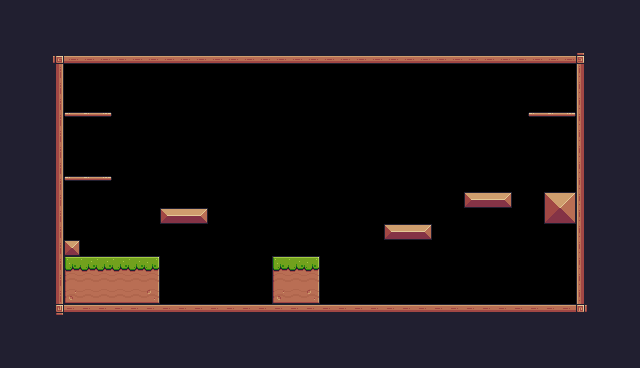

Rendered tile map (Tiled .tmx) drawn with the repository's tilesets; below, a short description and the full map source, tile grids included:
An orthogonal 40x23 tile map with 16x16 px tiles, 1 tile layer (Background) and 15 objects (3x Platform, Player).

<map version="1.10" tiledversion="1.10.2" orientation="orthogonal" renderorder="right-down" width="40" height="23" tilewidth="16" tileheight="16" infinite="0" nextlayerid="4" nextobjectid="17">
 <tileset firstgid="1" source="PixelAdventureOne.tsx" />
 <layer id="1" name="Background" width="40" height="23">
  <data encoding="csv">
24,24,24,24,24,24,24,24,24,24,24,24,24,24,24,24,24,24,24,24,24,24,24,24,24,24,24,24,24,24,24,24,24,24,24,24,24,24,24,24,
24,24,24,24,24,24,24,24,24,24,24,24,24,24,24,24,24,24,24,24,24,24,24,24,24,24,24,24,24,24,24,24,24,24,24,24,24,24,24,24,
24,24,24,24,24,24,24,24,24,24,24,24,24,24,24,24,24,24,24,24,24,24,24,24,24,24,24,24,24,24,24,24,24,24,24,24,24,24,24,24,
24,24,24,92,134,134,134,134,134,134,134,134,134,134,134,134,134,134,134,134,134,134,134,134,134,134,134,134,134,134,134,134,134,134,134,134,93,24,24,24,
24,24,24,113,0,0,0,0,0,0,0,0,0,0,0,0,0,0,0,0,0,0,0,0,0,0,0,0,0,0,0,0,0,0,0,0,111,24,24,24,
24,24,24,113,0,0,0,0,0,0,0,0,0,0,0,0,0,0,0,0,0,0,0,0,0,0,0,0,0,0,0,0,0,0,0,0,111,24,24,24,
24,24,24,113,0,0,0,0,0,0,0,0,0,0,0,0,0,0,0,0,0,0,0,0,0,0,0,0,0,0,0,0,0,0,0,0,111,24,24,24,
24,24,24,113,40,41,42,0,0,0,0,0,0,0,0,0,0,0,0,0,0,0,0,0,0,0,0,0,0,0,0,0,0,40,41,42,111,24,24,24,
24,24,24,113,0,0,0,0,0,0,0,0,0,0,0,0,0,0,0,0,0,0,0,0,0,0,0,0,0,0,0,0,0,0,0,0,111,24,24,24,
24,24,24,113,0,0,0,0,0,0,0,0,0,0,0,0,0,0,0,0,0,0,0,0,0,0,0,0,0,0,0,0,0,0,0,0,111,24,24,24,
24,24,24,113,0,0,0,0,0,0,0,0,0,0,0,0,0,0,0,0,0,0,0,0,0,0,0,0,0,0,0,0,0,0,65,65,111,24,24,24,
24,24,24,113,40,41,42,0,0,0,0,0,0,0,0,0,0,0,0,0,0,0,0,0,0,0,0,0,0,0,0,0,0,0,65,65,111,24,24,24,
24,24,24,113,0,0,0,0,0,0,0,0,0,0,0,0,0,0,0,0,0,0,0,0,0,0,0,0,0,13,14,15,0,0,36,37,111,24,24,24,
24,24,24,113,0,0,0,0,0,0,13,14,15,0,0,0,0,0,0,0,0,0,0,0,0,0,0,0,0,0,0,0,0,0,58,59,111,24,24,24,
24,24,24,113,0,0,0,0,0,0,0,0,0,0,0,0,0,0,0,0,0,0,0,0,13,14,15,0,0,0,0,0,0,0,0,0,111,24,24,24,
24,24,24,113,35,0,0,0,0,0,0,0,0,0,0,0,0,0,0,0,0,0,0,0,0,0,0,0,0,0,0,0,0,0,0,0,111,24,24,24,
24,24,24,113,7,8,8,8,8,9,0,0,0,0,0,0,0,7,8,9,0,0,0,0,0,0,0,0,0,0,0,0,0,0,0,0,111,24,24,24,
24,24,24,113,29,30,30,30,30,31,0,0,0,0,0,0,0,29,30,31,0,0,0,0,0,0,0,0,0,0,0,0,0,0,0,0,111,24,24,24,
24,24,24,113,51,52,52,52,52,53,0,0,0,0,0,0,0,51,52,53,0,0,0,0,0,0,0,0,0,0,0,0,0,0,0,0,111,24,24,24,
24,24,112,114,90,90,90,90,90,90,90,90,90,90,90,90,90,90,90,90,90,90,90,90,90,90,90,90,90,90,90,90,90,90,90,90,115,24,24,24,
24,24,24,24,24,24,24,24,24,24,24,24,24,24,24,24,24,24,24,24,24,24,24,24,24,24,24,24,24,24,24,24,24,24,24,24,24,24,24,24,
24,24,24,24,24,24,24,24,24,24,24,24,24,24,24,24,24,24,24,24,24,24,24,24,24,24,24,24,24,24,24,24,24,24,24,24,24,24,24,24,
24,24,24,24,24,24,24,24,24,24,24,24,24,24,24,24,24,24,24,24,24,24,24,24,24,24,24,24,24,24,24,24,24,24,24,24,24,24,24,24
</data>
 </layer>
 <objectgroup id="2" name="SpawnPoints">
  <object id="1" name="Player" type="Player" x="160" y="176" width="32" height="32" />
 </objectgroup>
 <objectgroup id="3" name="Collisions">
  <object id="3" x="48" y="48" width="16" height="272" />
  <object id="4" x="64" y="304" width="528" height="16" />
  <object id="5" x="576" y="48" width="16" height="256" />
  <object id="6" x="64" y="48" width="528" height="16" />
  <object id="7" x="544" y="192" width="32" height="32" />
  <object id="8" x="464" y="192" width="48" height="16" />
  <object id="9" x="384" y="224" width="48" height="16" />
  <object id="10" x="272" y="256" width="48" height="48" />
  <object id="11" x="64" y="256" width="96" height="48" />
  <object id="12" x="64" y="240" width="16" height="16" />
  <object id="13" x="160" y="208" width="48" height="16" />
  <object id="14" type="Platform" x="64" y="176" width="48" height="16" />
  <object id="15" type="Platform" x="64" y="112" width="48" height="16" />
  <object id="16" type="Platform" x="528" y="112" width="48" height="16" />
 </objectgroup>
</map>
